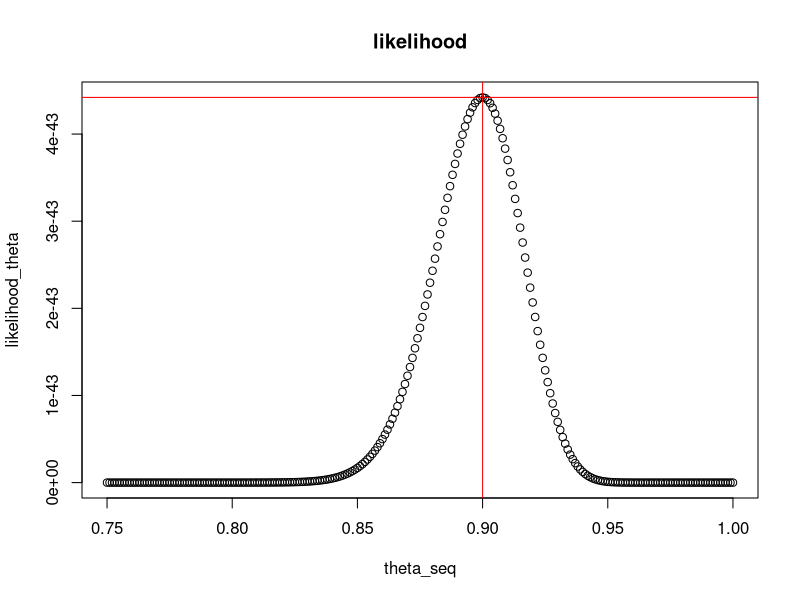
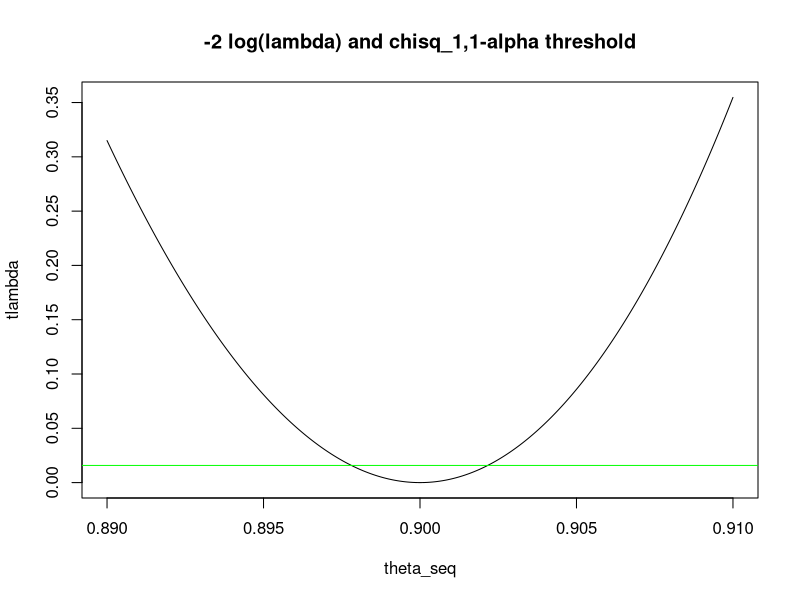

R code for these plots, in order:
likelihood_f <- function(theta){
  n = 30
  bar_x = 10
  return((1-theta)^n * theta^(n*(bar_x -1)))
}

theta_seq = seq(0.75,1,0.001)
likelihood_theta = likelihood_f(theta_seq)
plot(theta_seq,likelihood_theta,main = 'likelihood')

index_max = which.max(likelihood_theta)
abline(v=theta_seq[index_max],col='red')
abline(h=likelihood_theta[index_max],col='red')
#####################################

rm(list = ls())


ell_f <-function(theta){
  n=30
  bar_x = 10
  n*log(1-theta)+n*(bar_x-1)*log(theta)
}
theta_seq = seq(0.89,0.91,0.00001)

alpha = 0.9
threshold = qchisq(p = 1-alpha,df = 1)
MLE = 0.9
tlambda = -2*ell_f(theta_seq)+2*ell_f(MLE)
plot(theta_seq,tlambda,main = '-2 log(lambda) and chisq_1,1-alpha threshold',lwd=1,lty=1,type = 'l')
abline(h=threshold,col='green')

confidence_interval = theta_seq[tlambda<threshold]
sprintf('[ %f , %f ]',confidence_interval[1],confidence_interval[length(confidence_interval)])
sprintf('[ %f , %f ]',min(confidence_interval),max(confidence_interval))

